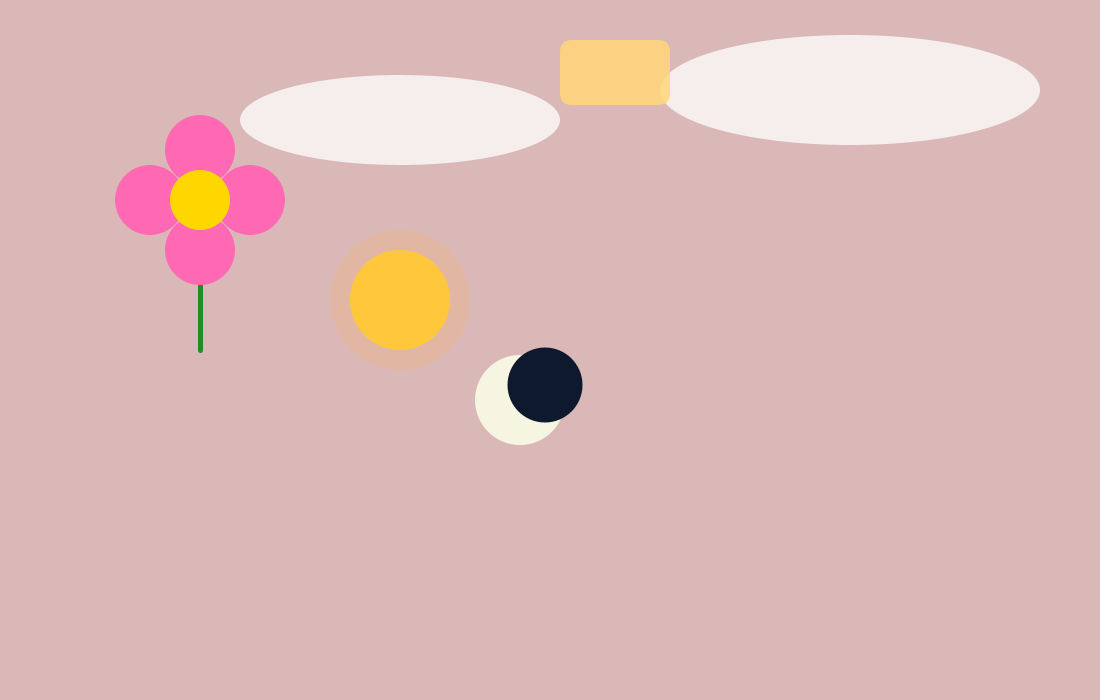
Frame 1 (no input)
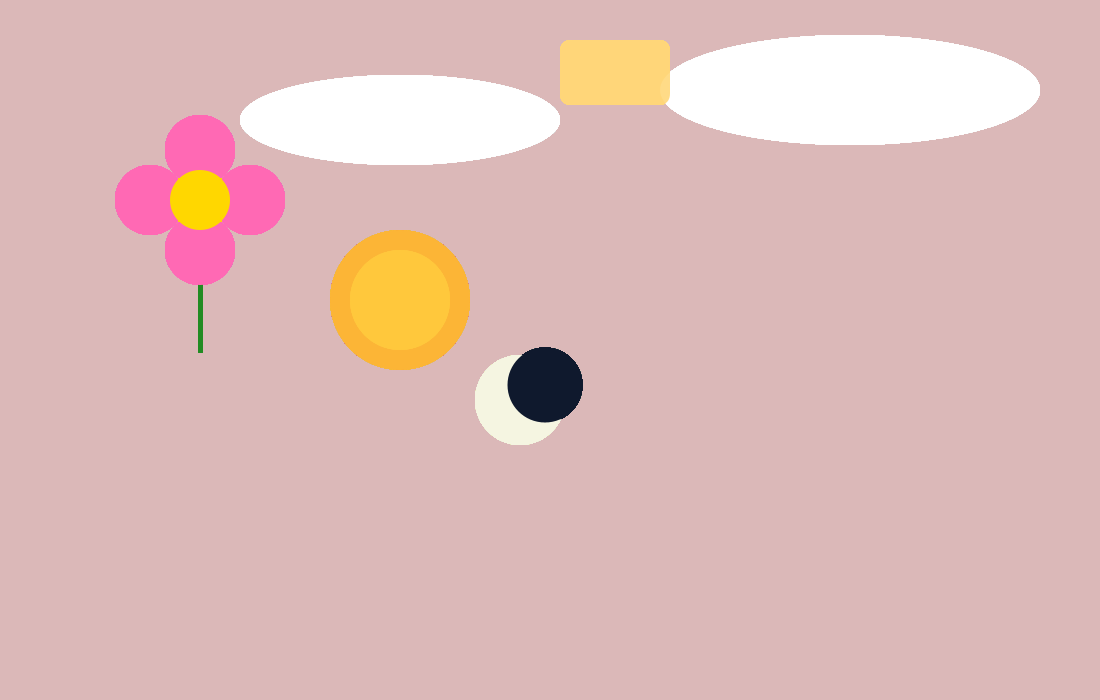
Frame 60 (the mouse pressed at the canvas centre just before this capture)
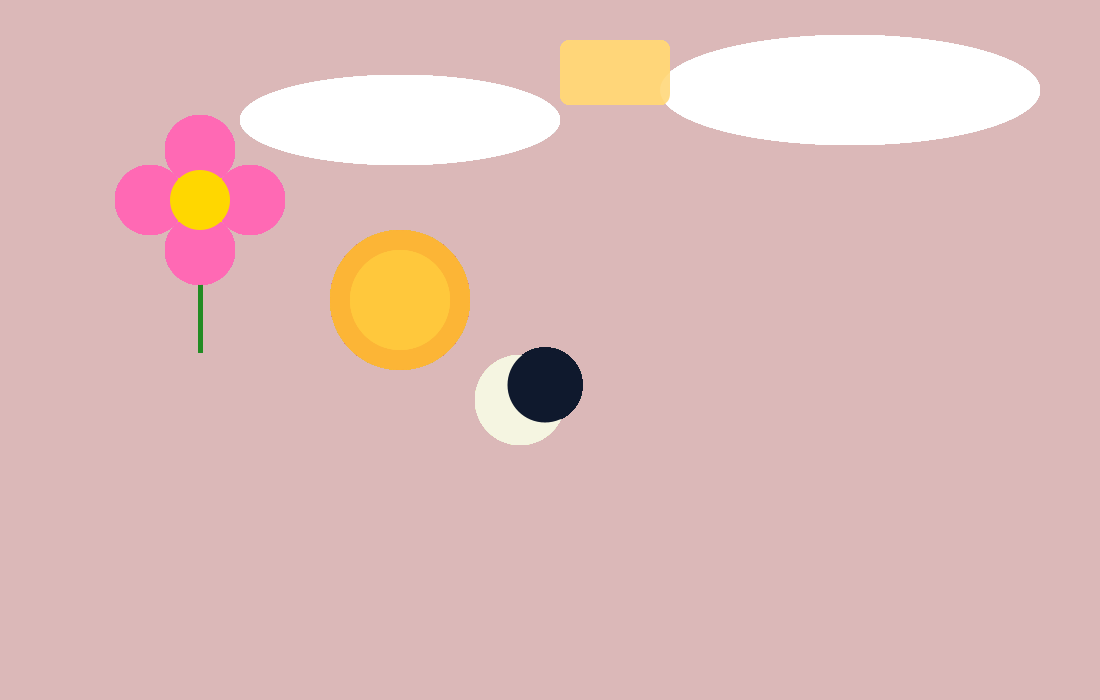
Frame 120 (the mouse held since frame 60 and released just before this capture)

The Processing sketch that drew these frames (run headless with seeded random() and noise(); from frame 60 on, the mouse is pressed at the canvas centre):

// Processing sketch: Dear_Data_Project
// ── Dear_Data_Project.pde



void setup()
{
  size(1100, 700);
  background(#DBB8B8);
}


void draw()
{

  // 1. Stem
  stroke(34, 139, 34); // Green
  strokeWeight(5);
  line(200, 200, 200, 350);

  // 2. Petals
  noStroke();
  fill(255, 105, 180); // Pink
  ellipse(200, 150, 70, 70); // Top
  ellipse(200, 250, 70, 70); // Bottom
  ellipse(150, 200, 70, 70); // Left
  ellipse(250, 200, 70, 70); // Right

  // 3. Flower Center
  fill(255, 215, 0); // Yellow
  ellipse(200, 200, 60, 60);


  // Cloud Castle
  noStroke();
  fill(255, 255, 255, 190);
  ellipse(400, 120, 320, 90);
  ellipse(850, 90, 380, 110);

  fill(255, 215, 120, 220);
  rect(560, 40, 110, 65, 12);

// 1. Draw Sun (Left)
  noStroke();
  fill(255, 180, 50, 40); // Outer glow
  ellipse(400, 300, 140, 140);
  fill(255, 200, 60);    // Sun core
  ellipse(400, 300, 100, 100);
  
  // 2. Draw Crescent Moon (Right)
  fill(245, 245, 225);
  ellipse(520, 400, 90, 90);
  // Overlay background color to create the crescent shape
  fill(15, 25, 45);
  ellipse(545, 385, 75, 75);

}
